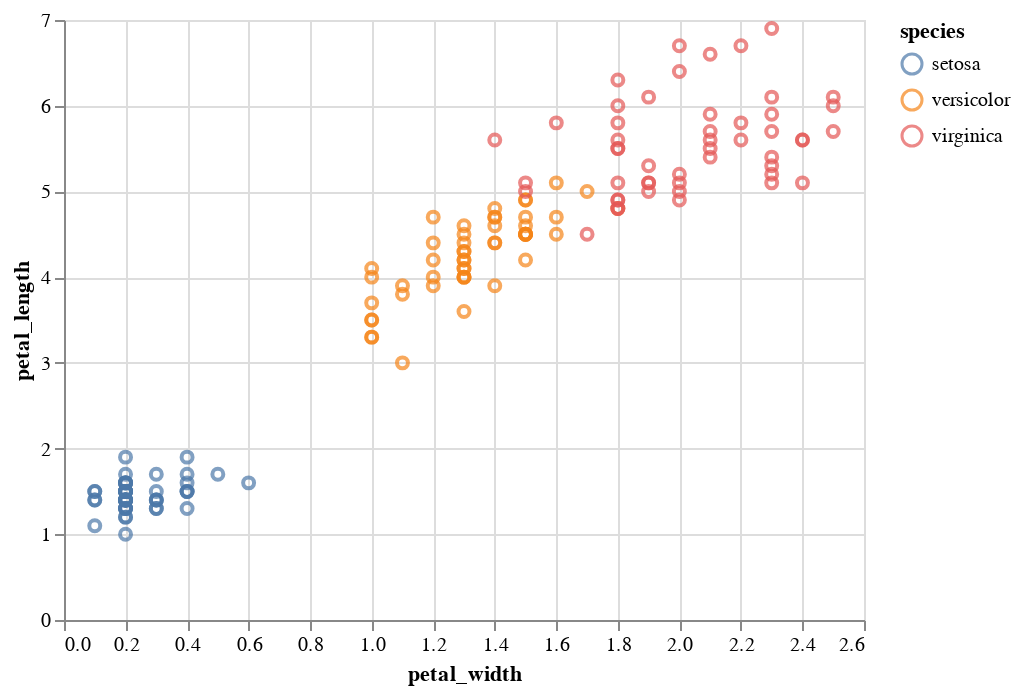

The cell this chart's notebook holds for it:
### Code cell
Chart(iris_df).mark_point().encode(
    x='petal_width',
    y='petal_length',
    color='species'
)

### Figure 1 — Vega-Lite specification as saved in the notebook (floating-point values rounded to 4 significant figures; data arrays with more than 128 entries replaced by an {"elided": "..."} marker saying what was removed)
{"config": {"view": {"continuousWidth": 400, "continuousHeight": 300}}, "data": {"name": "data-a4bd480ea976f54878a155ce12ba18ce"}, "mark": "point", "encoding": {"color": {"type": "nominal", "field": "species"}, "x": {"type": "quantitative", "field": "petal_width"}, "y": {"type": "quantitative", "field": "petal_length"}}, "$schema": "https://vega.github.io/schema/vega-lite/v4.8.1.json", "datasets": {"data-a4bd480ea976f54878a155ce12ba18ce": {"elided": "150 records"}}}
